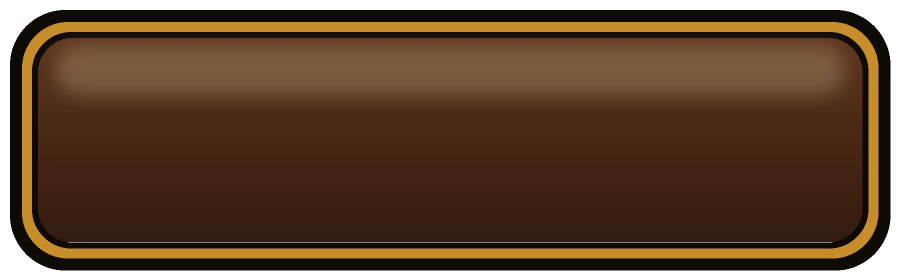
#> input picture frontend/assets/bonus/plate.webp, 1800 x 560 px, given in place of plate.png, which was not available (shown at 1/2 size)
$ python pack_features.py
#> lines starting #> are read from the running program, lines starting #| are printed output that depends on the picture; after the words box and inside, x2 and y2 are one past the last pixel; in counts of white or black regions, pixels touching at a corner belong together
"""Pack the features screen's art (tools/gen_scene.py plate / icon_* -> art/raw/scene) into frontend/assets/features/.
The plate is trimmed to its outline and its dark inner panel is measured, so the CSS can keep the text inside it."""
import json, os
import numpy as np
from PIL import Image

ROOT = os.path.dirname(os.path.dirname(os.path.abspath(__file__)))
SRC = os.path.join(ROOT, "art", "raw", "scene")
DST = os.path.join(ROOT, "frontend", "assets", "features")
os.makedirs(DST, exist_ok=True)


def trim(im):
    a = im.split()[-1].point(lambda v: 255 if v > 8 else 0)
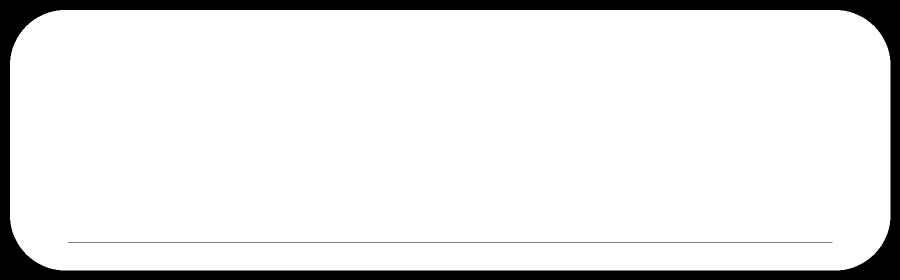
#> a: PIL image 1800x560 L (shown at 1/2 size); 89.8% white; 2 black regions, box (x1, y1, x2, y2) and area: (0, 0, 1800, 560) 101039, (136, 484, 1665, 485) 1529
    return im.crop(a.getbbox())
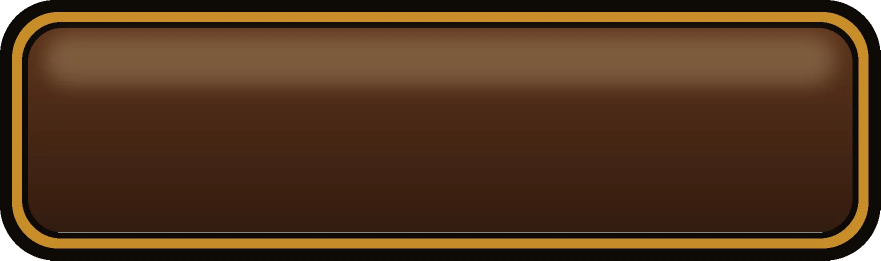
#> returned value: PIL image 1761x521 RGBA (shown at 1/2 size); mean R, G, B, A 79.6, 50.8, 26.9, 251.7; transparent parts drawn white


meta = {}
plate = trim(Image.open(os.path.join(SRC, "plate.png")).convert("RGBA"))
k = 760 / plate.height
#> k = 1.46
plate = plate.resize((round(plate.width * k), 760), Image.LANCZOS)
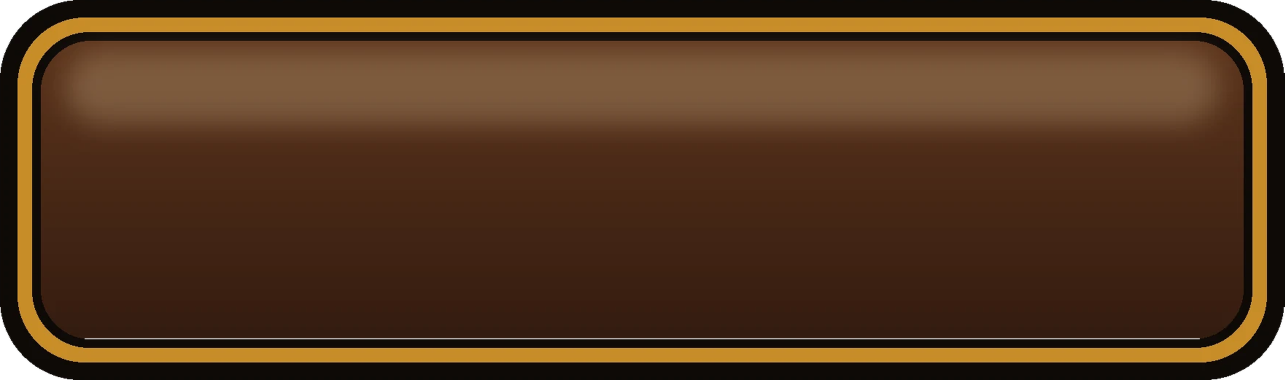
#> plate: PIL image 2569x760 RGBA (shown at 1/2 size); mean R, G, B, A 79.9, 51.1, 27.2, 251.6; transparent parts drawn white
plate.save(os.path.join(DST, "plate.webp"), "WEBP", quality=90, method=6)
# the inner panel: the big near-black area in the middle (scan out from the centre along both axes)
a = np.asarray(plate.convert("RGB")).astype(float).mean(axis=2)
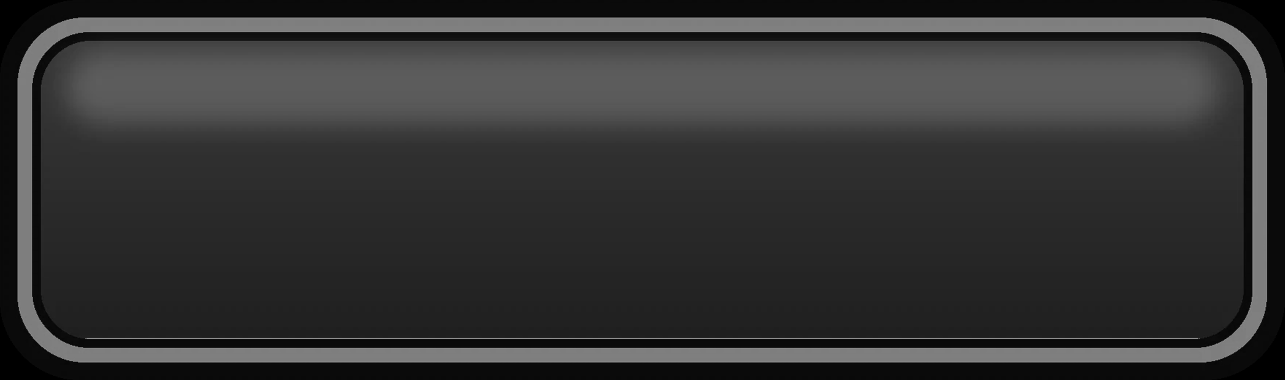
#> a: shape (760, 2569) float64 (shown at 1/2 size); min 0, max 255, mean 52.7
h, w = a.shape
#> h = 760; w = 2569
dark = a < 45
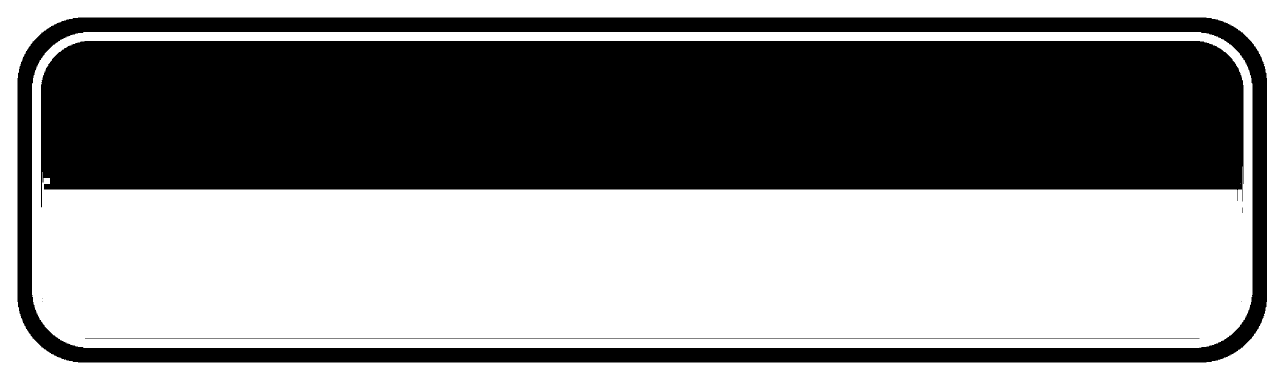
#> dark: shape (760, 2569) bool (shown at 1/2 size); 54.4% white; 7 black regions (4 under 20 px), largest, box (x1, y1, x2, y2) and area: (82, 82, 2487, 415) 709867, (35, 35, 2534, 725) 177740, (170, 677, 2399, 678) 2229
cx, cy = w // 2, h // 2
#> cx = 1284; cy = 380
row, col = dark[cy], dark[:, cx]
x0 = cx
#> x0 = 1284
while x0 > 0 and row[x0 - 1]: x0 -= 1
#> this loop made 1200 passes
#> x0 on passes 1 to 3: 1283, 1282, 1281
#> after the loop, x0 = 84
x1 = cx
#> x1 = 1284
while x1 < w - 1 and row[x1 + 1]: x1 += 1
#> after the loop, x1 = 2473
y0 = cy
#> y0 = 380
while y0 > 0 and col[y0 - 1]: y0 -= 1
#> this loop made 1 pass
#> y0 on pass 1: 379
#> after the loop, y0 = 379
y1 = cy
#> y1 = 380
while y1 < h - 1 and col[y1 + 1]: y1 += 1
#> after the loop, y1 = 676
meta["plate"] = {"w": w, "h": h, "inner": {"left": round(x0 / w, 4), "right": round(1 - x1 / w, 4),
                                            "top": round(y0 / h, 4), "bottom": round(1 - y1 / h, 4)}}
print("plate", plate.size, meta["plate"]["inner"])
#| plate (2569, 760) {'left': 0.0327, 'right': 0.0374, 'top': 0.4987, 'bottom': 0.1105}
for n in ("icon_lines", "icon_frenzy", "icon_bomb"):
#> (the run stopped early here; a loop or call above may not have finished)
